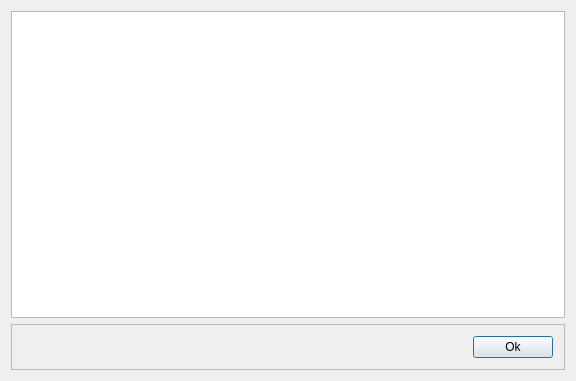
<?xml version="1.0" encoding="UTF-8"?>
<ui version="4.0">
 <class>QDialogModelProperties</class>
 <widget class="QDialog" name="QDialogModelProperties">
  <property name="geometry">
   <rect>
    <x>0</x>
    <y>0</y>
    <width>576</width>
    <height>381</height>
   </rect>
  </property>
  <property name="windowTitle">
   <string>STL model properties</string>
  </property>
  <layout class="QVBoxLayout" name="verticalLayout">
   <item>
    <widget class="QTableView" name="tableView"/>
   </item>
   <item>
    <widget class="QFrame" name="frame">
     <property name="minimumSize">
      <size>
       <width>50</width>
       <height>0</height>
      </size>
     </property>
     <property name="frameShape">
      <enum>QFrame::StyledPanel</enum>
     </property>
     <property name="frameShadow">
      <enum>QFrame::Raised</enum>
     </property>
     <layout class="QHBoxLayout" name="horizontalLayout">
      <item>
       <spacer name="horizontalSpacer">
        <property name="orientation">
         <enum>Qt::Horizontal</enum>
        </property>
        <property name="sizeHint" stdset="0">
         <size>
          <width>40</width>
          <height>20</height>
         </size>
        </property>
       </spacer>
      </item>
      <item>
       <widget class="QPushButton" name="pushButton">
        <property name="maximumSize">
         <size>
          <width>100</width>
          <height>16777215</height>
         </size>
        </property>
        <property name="text">
         <string>Ok</string>
        </property>
       </widget>
      </item>
     </layout>
    </widget>
   </item>
  </layout>
 </widget>
 <layoutdefault spacing="6" margin="11"/>
 <resources/>
 <connections/>
</ui>
